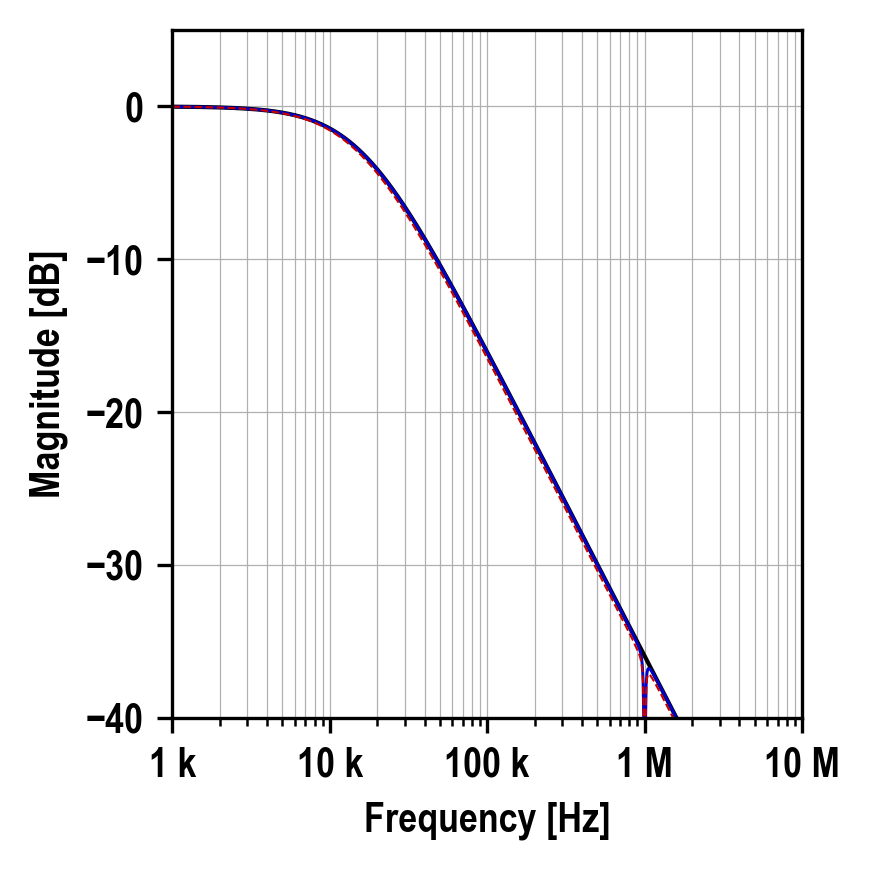

Here is the Python script that generated this plot:
#!/usr/bin/env python3
"""
sc_filt.py — Switched-capacitor filter frequency response (lecture 08)

One of the reference plots in references/plots/. The plot style and the PowerPoint
sizing rules live in AGENTS.md (section Plots).

Single panel, 3x3 in at 300 dpi, log frequency axis:
  * black 1 pt line      : ideal 1st-order RC low-pass (R = 1 MΩ, C = 10 pF)
  * navy 0.7 pt solid    : simulated SC filter, eq2.tsv
  * red 0.5 pt dashed    : simulated SC filter, eq1.tsv
  * engineering ticks on frequency, 0.3 pt grid on major and minor ticks

Usage
-----
    python sc_filt.py                  # reads eq1.tsv and eq2.tsv next to the script
    python sc_filt.py --out fig.png    # save instead of show
    python sc_filt.py --eq1 a.tsv --eq2 b.tsv

Required data (tab-separated, no header, numeric only)
------------------------------------------------------
  eq1.tsv, eq2.tsv : col0 = frequency [Hz], col1 = magnitude [dB]

Dependencies: numpy, pandas, scipy, matplotlib
"""
import argparse
import os
import numpy as np
import pandas as pd
import matplotlib as mpl
import matplotlib.pyplot as plt
from matplotlib.ticker import EngFormatter
from scipy import signal

HERE = os.path.dirname(os.path.abspath(__file__))

# ---------------------------------------------------------------- palette ---
NAVY  = "#0000C8"
RED   = "#C80000"
BLACK = "black"


# ---------------------------------------------------------------- styling ---
def apply_style(font="Arial Narrow"):
    """Global matplotlib look used across the lecture notebooks."""
    from matplotlib.font_manager import findfont, FontProperties
    try:
        resolved = findfont(FontProperties(family=font), fallback_to_default=False)
        mpl.rcParams["font.family"] = font if resolved else "sans-serif"
    except Exception:
        mpl.rcParams["font.family"] = "sans-serif"
    mpl.rcParams.update({
        "font.weight":      "bold",
        "axes.labelweight": "bold",
        "mathtext.default": "regular",
    })


def style_axis(ax, xlabel, ylabel, eng_x=True, eng_y=False, places=0):
    """Labels + thin grid + engineering tick formatters on one Axes."""
    ax.set_xlabel(xlabel)
    ax.set_ylabel(ylabel)
    ax.grid(True, which="both", lw=0.3)
    if eng_x:
        ax.xaxis.set_major_formatter(EngFormatter(places=places))
    if eng_y:
        ax.yaxis.set_major_formatter(EngFormatter(places=places))


# ------------------------------------------------------------------- data ---
def load_tsv(path):
    return pd.read_csv(path, sep="\t", header=None)


def rc_lpf(f, R=1e6, C=10e-12):
    """|H| in dB of a 1st-order RC low-pass, cut-off 1/(2*pi*R*C) = 15.9 kHz."""
    wc = 1 / (R * C)
    _, H = signal.freqs([1], [1 / wc, 1], worN=2 * np.pi * f)
    return 20 * np.log10(np.abs(H))


# ------------------------------------------------------------------- plot ---
def make_figure(eq1, eq2, fmin=1e3, fmax=10e6, ylim_db=(-40, 5)):
    fig, ax = plt.subplots(figsize=(3, 3), dpi=300)
    f = np.logspace(np.log10(fmin), np.log10(fmax), 1000)

    ax.semilogx(f, rc_lpf(f), "-", color=BLACK, lw=1, label="RC LPF")
    ax.semilogx(eq2[0], eq2[1], "-",  color=NAVY, lw=0.7, label="SC filter")
    ax.semilogx(eq1[0], eq1[1], "--", color=RED,  lw=0.5, label="SC filter")

    style_axis(ax, "Frequency [Hz]", "Magnitude [dB]")
    ax.set_xlim(fmin, fmax)
    ax.set_ylim(*ylim_db)

    fig.tight_layout()
    return fig


# ------------------------------------------------------------------- main ---
def main():
    p = argparse.ArgumentParser(description=__doc__,
                                formatter_class=argparse.RawDescriptionHelpFormatter)
    p.add_argument("--eq1", default=os.path.join(HERE, "eq1.tsv"))
    p.add_argument("--eq2", default=os.path.join(HERE, "eq2.tsv"))
    p.add_argument("--out", default=None,
                   help="output image path (png/pdf/svg); omit to open a window")
    a = p.parse_args()

    apply_style()
    fig = make_figure(load_tsv(a.eq1), load_tsv(a.eq2))
    if a.out:
        fig.savefig(a.out, bbox_inches="tight")
        print(f"saved {a.out}")
    else:
        plt.show()


if __name__ == "__main__":
    main()
